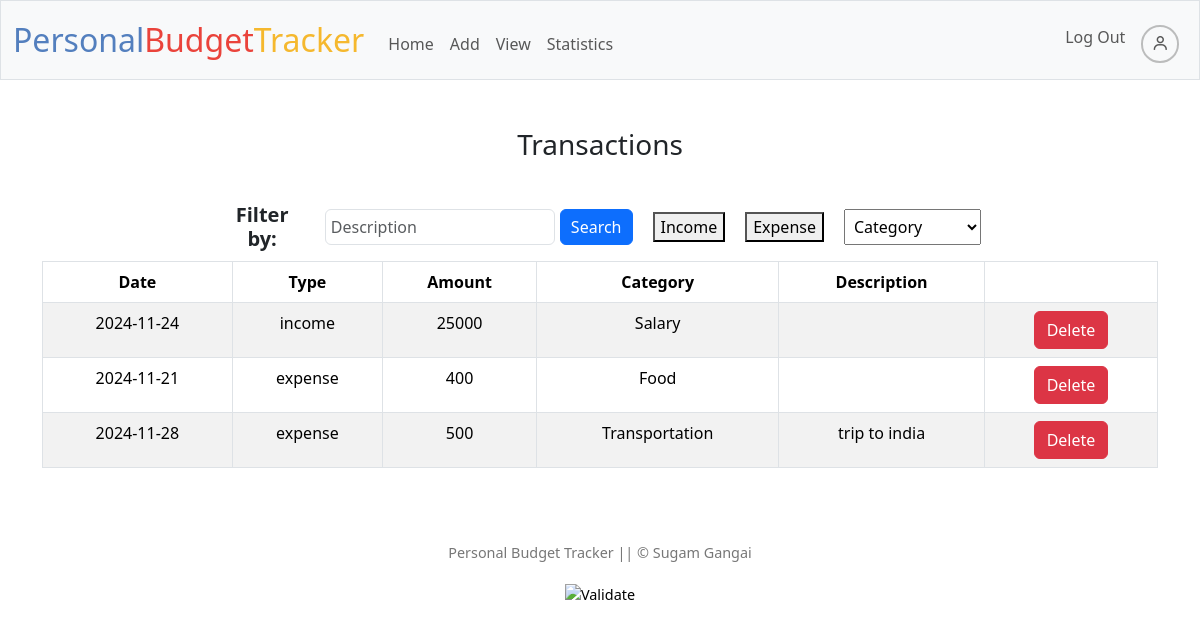
Screenshot of /view (signed in) with the database file from the repository.
### tables this page shows
CREATE TABLE books(id INTEGER PRIMARY KEY AUTOINCREMENT UNIQUE NOT NULL,
user_id INTEGER NOT NULL,
type TEXT NOT NULL,
amount INTEGER NOT NULL,
date DATE NOT NULL,
category TEXT NOT NULL,
description TEXT);

### app.py (the view)
@app.route("/view", methods=["GET", "POST"])
@login_required
def view():
    id = session["user_id"]
    if request.method == "POST":
        description = request.form.get("description")
        income = request.form.get("income")
        expense = request.form.get("expense")
        category = request.form.get("category")
        if description:
            rows = db.execute("SELECT * FROM books WHERE user_id = ? AND description LIKE ?", id, f"%{description}%")
            return render_template("view.html",rows=rows)
        elif income:
            rows = db.execute("SELECT * FROM books WHERE user_id = ? AND type = ?", id, income)
            return render_template("view.html",rows=rows)
        elif expense:
            rows = db.execute("SELECT * FROM books WHERE user_id = ? AND type = ?", id, expense)
            return render_template("view.html",rows=rows)
        elif category:
            rows = db.execute("SELECT * FROM books WHERE user_id = ? AND category = ?", id, category)
            return render_template("view.html",rows=rows)
        else:
            return redirect("/view")
    else:
        rows = db.execute("SELECT * FROM books WHERE user_id = ?", id)
        return render_template("view.html", rows=rows)

### app.py (called while the page is built)
@app.after_request
def after_request(response):
    response.headers["Cache-Control"] = "no-cache, no-store, must-revalidate"
    response.headers["Expires"] = 0
    response.headers["Pragma"] = "no-cache"
    return response

### helpers.py (called while the page is built)
def login_required(f):
    @wraps(f)
    def decorated_function(*args, **kwargs):
        if session.get("user_id") is None:
            return redirect("/login")
        return f(*args, **kwargs)
    return decorated_function

### templates/view.html (shortened to what this page needs)
{% extends "layout.html" %}
{% block main %}
<h3 sytle="text-align: center;" >Transactions</h3><br>
<table>
    <tr>
        <td><h5>Filter by:</h5></td>
        <td>
            <form action="/view" method="post" class="inline-form">
                <input class="form-control" type="text" placeholder="Description" name="description">
                <button class="btn btn-primary" type="submit">Search</button>
            </form>
        </td>
        <td>
            <form action="/view" method="post">
                <button type="submit" value="income" name="income">Income</button>
            </form>
        </td>
        <td>
            <form action="/view" method="post">
                <button type="submit" value="expense" name="expense">Expense</button>
            </form>
        </td>
        <td>
            <form action="/view" id="form4" method="post">
                <select name="category" onchange="submit_form4()">
                    <option value="" disabled selected hidden>Category</option>
                </select>
            </form>
        </td>
    </tr>
</table>
<table class="table table-bordered table-striped">
    <thead class="thead-light">
        <tr>
            <th>Date</th>
            <th>Type</th>
            <th>Amount</th>
            <th>Category</th>
            <th>Description</th>
            <th></th>
        </tr>
    </thead>
    <tbody>
        {% for row in rows %}
            <tr>
                <td>{{ row["date"] }}</td>
                <td>{{ row["type"] }}</td>
                <td>{{ row["amount"] }}</td>
                <td>{{ row["category"] }}</td>
                <td>{{ row["description"] }}</td>
                <td>
                    <form action="/delete" method="get">
                        <button type="submit" class="btn btn-danger" name="delete" value="{{ row.id }}">Delete</button>
                    </form>
                </td>
            </tr>
        {% endfor %}
    </tbody>
</table>
{% endblock %}

### templates/view.html (style rules this page uses)
table { width: 70%; margin: 0 auto; border-collapse: collapse; }
td { text-align: center; padding: 10px; }
.form-control { padding: 5px; margin-right: 5px; }
.btn-primary { padding: 5px 10px; cursor: pointer; }
.inline-form { display: flex; align-items: center; }
select { padding: 5px; width: 100%; }
h5 { margin: 0; font-weight: bold; }

### rows the page displays
books: date "2024-11-24", type "income", amount "25000", category "Salary", {{ row.id }} 15 (drawn)
books: date "2024-11-21", type "expense", amount "400", category "Food", {{ row.id }} 17 (drawn)
books: date "2024-11-28", type "expense", amount "500", category "Transportation", description "trip to india", {{ row.id }} 18 (drawn)
